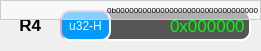
     <widget class="QWidget" name="widget_4" native="true">
      <property name="geometry">
       <rect>
        <x>0</x>
        <y>230</y>
        <width>261</width>
        <height>51</height>
       </rect>
      </property>
      <widget class="QLineEdit" name="DataEdit_r4">
       <property name="geometry">
        <rect>
         <x>100</x>
         <y>10</y>
         <width>151</width>
         <height>31</height>
        </rect>
       </property>
       <property name="font">
        <font>
         <pointsize>13</pointsize>
         <weight>50</weight>
         <bold>false</bold>
        </font>
       </property>
       <property name="styleSheet">
        <string notr="true">QLineEdit{
	background-color:#555555;
	border:2px inset #ccaacc;
	border-radius:10px;
	color:rgb(0,255,0);
}</string>
       </property>
       <property name="text">
        <string>0x000000</string>
       </property>
       <property name="alignment">
        <set>Qt::AlignRight|Qt::AlignTrailing|Qt::AlignVCenter</set>
       </property>
       <property name="readOnly">
        <bool>true</bool>
       </property>
      </widget>
      <widget class="QLabel" name="label_4">
       <property name="geometry">
        <rect>
         <x>10</x>
         <y>14</y>
         <width>51</width>
         <height>21</height>
        </rect>
       </property>
       <property name="font">
        <font>
         <pointsize>13</pointsize>
         <weight>75</weight>
         <bold>true</bold>
        </font>
       </property>
       <property name="layoutDirection">
        <enum>Qt::LeftToRight</enum>
       </property>
       <property name="text">
        <string>  R4</string>
       </property>
      </widget>
      <widget class="QPushButton" name="NumSysSetButton_r4">
       <property name="geometry">
        <rect>
         <x>60</x>
         <y>10</y>
         <width>51</width>
         <height>31</height>
        </rect>
       </property>
       <property name="styleSheet">
        <string notr="true">QPushButton{
	background-color:#0099ff;
	border:2px inset #ccaacc;
	border-radius:10px;
	color:rgb(255,255,255);
}

QPushButton::hover{
	background-color:#0033ff;
	border:2px inset #0077ff;
	border-radius:1px;
	color:rgb(200,200,200);
}
QPushButton::pressed{
	border:2px inset #ffffff;
	border-radius:1px;
}</string>
       </property>
       <property name="text">
        <string>u32-H</string>
       </property>
      </widget>
      <widget class="QLabel" name="RegPrompt_r4">
       <property name="geometry">
        <rect>
         <x>0</x>
         <y>0</y>
         <width>261</width>
         <height>20</height>
        </rect>
       </property>
       <property name="font">
        <font>
         <pointsize>6</pointsize>
        </font>
       </property>
       <property name="styleSheet">
        <string notr="true">QWidget{
	background-color:#88ffffff;
    border:1px solid #cccccc;
	border-radius:20px;
}</string>
       </property>
       <property name="text">
        <string>0b00000000000000000000000000000000</string>
       </property>
       <property name="alignment">
        <set>Qt::AlignRight|Qt::AlignTrailing|Qt::AlignVCenter</set>
       </property>
      </widget>
     </widget>
